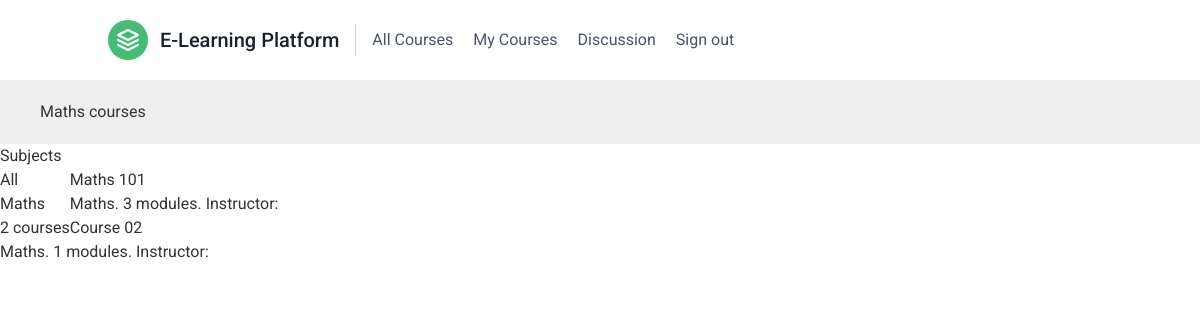
Page /course/subject/maths/ (signed in) on the earlier database version.
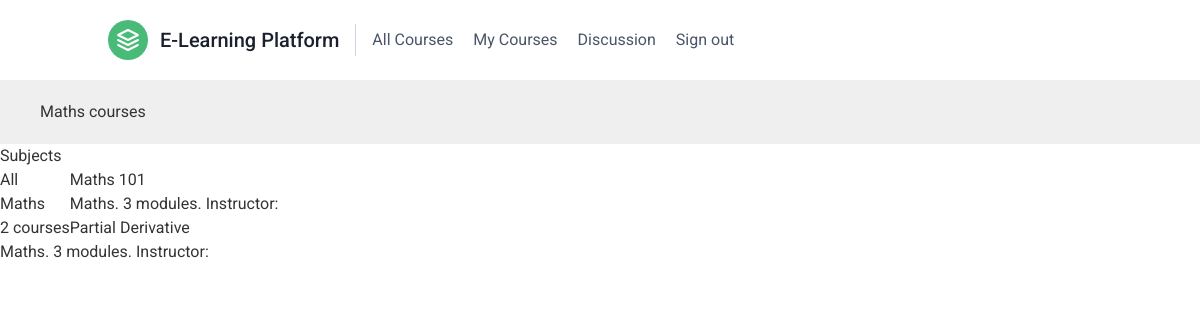
Same page on the later database version.
### courses/models.py (models this page shows, shortened)
class Course(models.Model):
    owner = models.ForeignKey(settings.AUTH_USER_MODEL, related_name='courses_created', on_delete=models.CASCADE)
    subject = models.ForeignKey(Subject, related_name='courses', on_delete=models.CASCADE)
    title = models.CharField(max_length=200)
    slug = models.SlugField(max_length=200, unique=True)
    overview = models.TextField()
    created = models.DateTimeField(auto_now_add=True)
    class Meta:
        ordering = ['-created']

class Subject(models.Model):
    title = models.CharField(max_length=200)
    slug = models.SlugField(max_length=200, unique=True)
    class Meta:
        ordering = ['title']
    def __str__(self):
        return self.title

### courses/views.py (the view)
class CourseListView(TemplateResponseMixin, View):
    model = Course
    template_name = 'courses/course/list.html'
    def get(self, request, subject=None):
        subjects = cache.get('all_subjects')
        if not subjects:
            subjects = Subject.objects.annotate(
                            total_courses=Count('courses'))
            cache.set('all_subjects', subjects)
        all_courses = Course.objects.annotate(
                           total_modules=Count('modules'))
        if subject:
            subject = get_object_or_404(Subject, slug=subject)
            key = f'subject_{subject.id}_courses'
            courses = cache.get(key)
            if not courses:
                courses = all_courses.filter(subject=subject)
                cache.set(key, courses)
        else:
            courses = cache.get('all_courses')
            if not courses:
                courses = all_courses
                cache.set('all_courses', courses)
        return self.render_to_response({'subjects': subjects,
                                        'subject': subject,
                                        'courses': courses})

### courses/templates/courses/course/list.html (shortened to what this page needs)
{% extends "base.html" %}
{% block content %}
  <h1>
    {% if subject %}
      {{ subject.title }} courses
    {% else %}
      All courses
    {% endif %}
  </h1>
  <div class="contents">
    <h3>Subjects</h3>
    <ul id="modules">
      <li {% if not subject %}class="selected"{% endif %}>
        <a href="{% url "courses:course_list" %}">All</a>
      </li>
      {% for s in subjects %}
        <li {% if subject == s %}class="selected"{% endif %}>
          <a href="{% url "courses:course_list_subject" s.slug %}">
            {{ s.title }}
            <br><span>{{ s.total_courses }} courses</span>
          </a>
        </li>
      {% endfor %}
    </ul>
  </div>
  <div class="module">
    {% for course in courses %}
      {% with subject=course.subject %}
        <h3>
          <a href="{% url "courses:course_detail" course.slug %}">
            {{ course.title }}
          </a>
        </h3>
        <p>
          <a href="{% url "courses:course_list_subject" subject.slug %}">{{ subject }}</a>.
            {{ course.total_modules }} modules.
            Instructor: {{ course.owner.get_full_name }}
        </p>
      {% endwith %}
    {% endfor %}
  </div>
{% endblock %}

Differences in the rows shown:
changed Course: title "Course 02" → "Partial Derivative"; total_modules "1" → "3"
